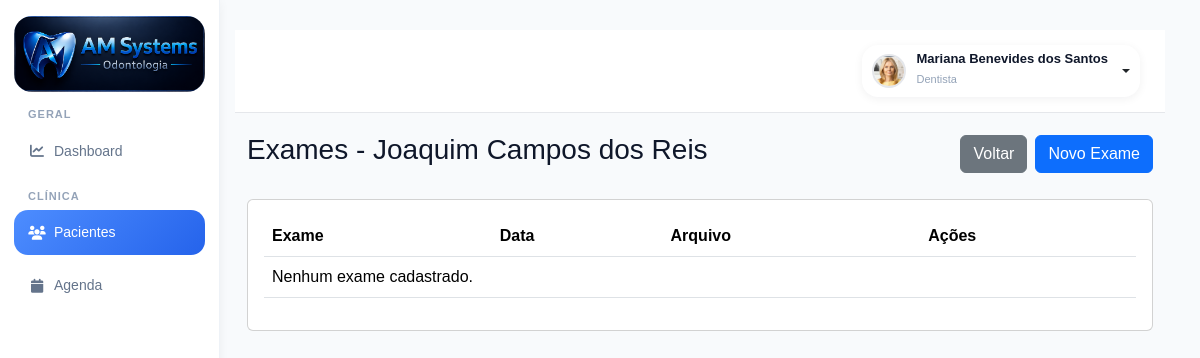
Before: /pacientes/17/exames/ (signed in) with the older database file.
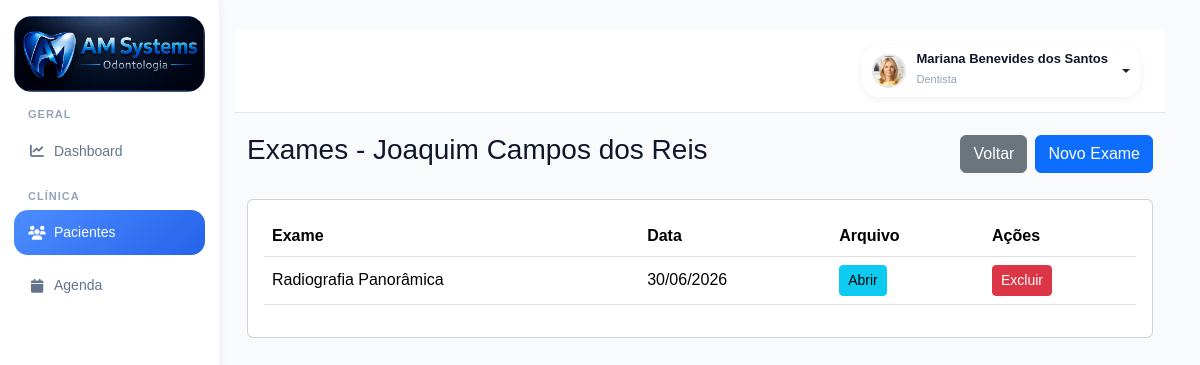
After: the same page with the newer database file.
### accounts/models.py (models this page shows, shortened)
class Exame(models.Model):
    paciente = models.ForeignKey(
        Paciente,
        on_delete=models.CASCADE,
        related_name='exames'
    )
    nome = models.CharField(
        max_length=200
    )
    data_exame = models.DateField(
        blank=True,
        null=True
    )
    arquivo = models.FileField(
        upload_to='exames/',
        blank=True,
        null=True
    )
    observacoes = models.TextField(
        blank=True,
        null=True
    )
    criado_em = models.DateTimeField(
        auto_now_add=True
    )
    class Meta:
        ordering = ['-criado_em']
        verbose_name = 'Exame'
        verbose_name_plural = 'Exames'

### accounts/views.py (the view)
@login_required(login_url='/')
def exames(request, id):
    paciente = get_object_or_404(
        Paciente,
        id=id
    )
    exames = Exame.objects.filter(
        paciente=paciente
    ).order_by(
        '-criado_em'
    )
    return render(
        request,
        'accounts/exames.html',
        {
            'paciente': paciente,
            'exames': exames
        }
    )

### accounts/templates/accounts/exames.html
{% extends 'accounts/base.html' %}
{% block content %}
<div class="container-fluid">
    <div class="d-flex justify-content-between align-items-center mb-4">
        <h3>
            Exames - {{ paciente.nome }}
        </h3>
        <div class="d-flex gap-2">
            <a
                href="{% url 'perfil_paciente' paciente.id %}"
                class="btn btn-secondary"
            >
                Voltar
            </a>
            <a
                href="{% url 'novo_exame' paciente.id %}"
                class="btn btn-primary"
            >
                Novo Exame
            </a>
        </div>
    </div>
    <div class="card">
        <div class="card-body">
            <table class="table align-middle">
                <thead>
                    <tr>
                        <th>Exame</th>
                        <th>Data</th>
                        <th>Arquivo</th>
                        <th>Ações</th>
                    </tr>
                </thead>
                <tbody>
                    {% for exame in exames %}
                    <tr>
                        <td>
                            {{ exame.nome }}
                        </td>
                        <td>
                            {{ exame.data_exame|date:"d/m/Y" }}
                        </td>
                        <td>
                            {% if exame.arquivo %}
                                <a
                                    href="{{ exame.arquivo.url }}"
                                    target="_blank"
                                    class="btn btn-sm btn-info"
                                >
                                    Abrir
                                </a>
                            {% else %}
                                -
                            {% endif %}
                        </td>
                        <td>
                            <a
                                href="{% url 'excluir_exame' exame.id %}"
                                class="btn btn-sm btn-danger"
                                onclick="return confirm('Excluir exame?')"
                            >
                                Excluir
                            </a>
                        </td>
                    </tr>
                    {% empty %}
                    <tr>
                        <td colspan="4">
                            Nenhum exame cadastrado.
                        </td>
                    </tr>
                    {% endfor %}
                </tbody>
            </table>
        </div>
    </div>
</div>
{% endblock %}

Changed rows visible on the page:
added Exame: nome "Radiografia Panorâmica", data_exame "30/06/2026"
Other visible differences:
text no longer shown: "Nenhum exame cadastrado."
